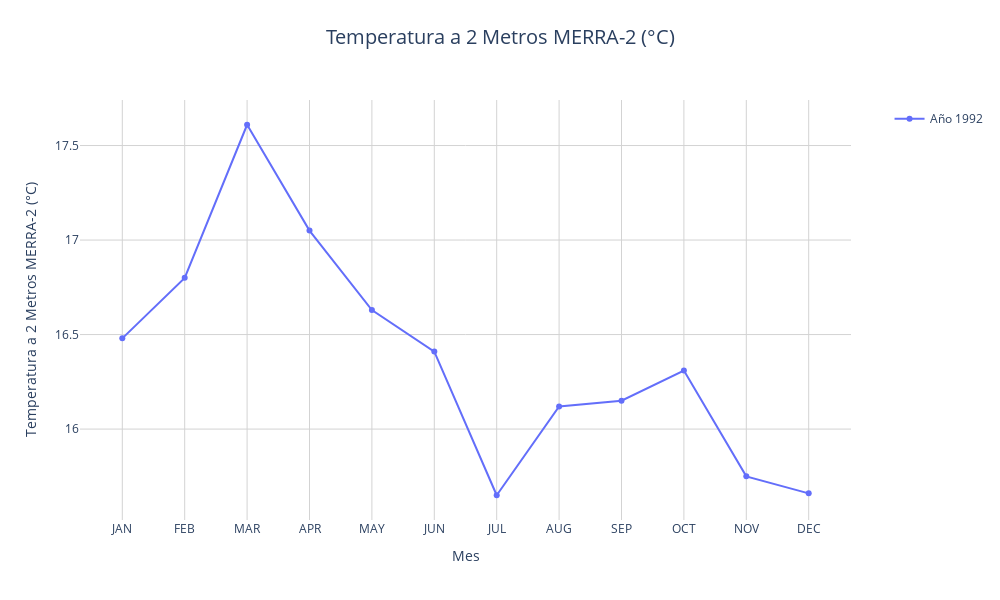

Source (notebook cell):
### Markdown cell above
# Analisis de las diferentes Vairables climatologicas en Cali desde 1990 a 2022
## Analisis de la radiacion solar
En esta celda se debe explicar sobre la radiacion solar, creo?

### Code cell
import pandas as pd
import plotly.graph_objects as go
import ipywidgets as widgets
from IPython.display import display, clear_output

# Cargar datos
df = pd.read_csv('./clima-parameters.csv')

name_map = {
    'PS': 'Presión en Superficie MERRA-2 (kPa)',
    'TS': 'Temperatura de la Superficie de la Tierra MERRA-2 (°C)',
    'T2M': 'Temperatura a 2 Metros MERRA-2 (°C)',
    'QV2M': 'Humedad Específica a 2 Metros MERRA-2 (g/kg)',
    'RH2M': 'Humedad Relativa a 2 Metros MERRA-2 (%)',
    'WS2M': 'Velocidad del Viento a 2 Metros MERRA-2 (m/s)',
    'T2M_MAX': 'Temperatura Máxima a 2 Metros MERRA-2 (°C)',
    'T2M_MIN': 'Temperatura Mínima a 2 Metros MERRA-2 (°C)',
    'WS2M_MAX': 'Velocidad Máxima del Viento a 2 Metros MERRA-2 (m/s)',
    'WS2M_MIN': 'Velocidad Mínima del Viento a 2 Metros MERRA-2 (m/s)',
    'T2M_RANGE': 'Rango de Temperatura a 2 Metros MERRA-2 (°C)',
    'WS2M_RANGE': 'Rango de Velocidad del Viento a 2 Metros MERRA-2 (m/s)',
    'PRECTOTCORR': 'Precipitación Corregida MERRA-2 (mm/día)',
    'ALLSKY_SRF_ALB': 'Albedo Superficial Todo el Cielo CERES SYN1deg (adimensional)',
    'PRECTOTCORR_SUM': 'Suma de Precipitación Corregida MERRA-2 (mm)',
    'ALLSKY_SFC_LW_DWN': 'Irradiancia de Longitud de Onda Larga Todo el Cielo en Superficie CERES SYN1deg (W/m²)',
    'ALLSKY_SFC_SW_DNI': 'Irradiancia Directa Normal de Onda Corta Todo el Cielo en Superficie CERES SYN1deg (MJ/m²/día)',
    'ALLSKY_SFC_SW_DWN': 'Irradiancia de Onda Corta Todo el Cielo en Superficie CERES SYN1deg (MJ/m²/día)',
    'CLRSKY_SFC_SW_DWN': 'Irradiancia de Onda Corta en Cielo Despejado en Superficie CERES SYN1deg (MJ/m²/día)',
    'ALLSKY_SFC_SW_DIFF': 'Irradiancia Difusa de Onda Corta Todo el Cielo en Superficie CERES SYN1deg (MJ/m²/día)'
}

df['PARAMETER'] = df['PARAMETER'].replace(name_map)

# Crear diccionario de categorías
categorias = {
    'Temperatura': [
        'Temperatura de la Superficie de la Tierra MERRA-2 (°C)',
        'Temperatura a 2 Metros MERRA-2 (°C)',
        'Temperatura Máxima a 2 Metros MERRA-2 (°C)',
        'Temperatura Mínima a 2 Metros MERRA-2 (°C)',
        'Rango de Temperatura a 2 Metros MERRA-2 (°C)'
    ],
    'Viento': [
        'Velocidad del Viento a 2 Metros MERRA-2 (m/s)',
        'Velocidad Máxima del Viento a 2 Metros MERRA-2 (m/s)',
        'Velocidad Mínima del Viento a 2 Metros MERRA-2 (m/s)',
        'Rango de Velocidad del Viento a 2 Metros MERRA-2 (m/s)'
    ],
    'Humedad': [
        'Humedad Específica a 2 Metros MERRA-2 (g/kg)',
        'Humedad Relativa a 2 Metros MERRA-2 (%)'
    ],
    'Precipitación': [
        'Precipitación Corregida MERRA-2 (mm/día)',
        'Suma de Precipitación Corregida MERRA-2 (mm)'
    ],
    'Radiación Solar': [
        'Irradiancia de Longitud de Onda Larga Todo el Cielo en Superficie CERES SYN1deg (W/m²)',
        'Irradiancia Directa Normal de Onda Corta Todo el Cielo en Superficie CERES SYN1deg (MJ/m²/día)',
        'Irradiancia de Onda Corta Todo el Cielo en Superficie CERES SYN1deg (MJ/m²/día)',
        'Irradiancia de Onda Corta en Cielo Despejado en Superficie CERES SYN1deg (MJ/m²/día)',
        'Irradiancia Difusa de Onda Corta Todo el Cielo en Superficie CERES SYN1deg (MJ/m²/día)'
    ]
}

años_disponibles = sorted(df['YEAR'].unique())

# Función para actualizar el widget de parámetros basado en la categoría
def actualizar_parametros(change):
    categoria = categoria_widget.value
    parametros_widget.options = categorias[categoria]

# main visualization
def visualizar_radiacion_solar(change):
    # Obtener valores de los widgets
    parametro = parametros_widget.value
    años = años_widget.value
    # Limpiar la salida anterior
    clear_output(wait=True)
    # Mostrar los widgets de nuevo
    display(widget_layout)
    
    # meses
    meses = ['JAN', 'FEB', 'MAR', 'APR', 'MAY', 'JUN', 'JUL', 'AUG', 'SEP', 'OCT', 'NOV', 'DEC']
    
    # Crear figura
    fig = go.Figure()
    
    # Agregar una línea para cada año seleccionado
    for year in años:
        data_year = df[(df['YEAR'] == year) & (df['PARAMETER'] == parametro)]
        if not data_year.empty:
            valores = data_year[meses].values.flatten()
            
            fig.add_trace(go.Scatter(
                x=meses,
                y=valores,
                mode='lines+markers',
                name=f'Año {year}',
                hovertemplate="Mes: %{x}<br>" +
                            "Valor: %{y:.2f}<br>" +
                            f"Año: {year}<br>" +
                            "<extra></extra>"
            ))
    
    # Actualizar el diseño del gráfico
    fig.update_layout(
        title={
            'text': f'{parametro}',
            'y':0.95,
            'x':0.5,
            'xanchor': 'center',
            'yanchor': 'top',
            'font': dict(size=20)
        },
        xaxis_title="Mes",
        yaxis_title=f"{parametro}",
        hovermode='x unified',
        template='plotly_white',
        height=600,
        width=1000,
        legend=dict(
            yanchor="top",
            y=0.99,
            xanchor="left",
            x=1.05
        ),
        showlegend=True
    )
    
    # Agregar grid
    fig.update_xaxes(showgrid=True, gridwidth=1, gridcolor='LightGray')
    fig.update_yaxes(showgrid=True, gridwidth=1, gridcolor='LightGray')
    
    # Mostrar el gráfico
    display(fig)
    
# Crear widgets
categoria_widget = widgets.Dropdown(
    options=list(categorias.keys()),
    description='Categoría:',
    style={'description_width': 'initial'},
    layout={'width': 'auto'}
)

parametros_widget = widgets.Dropdown(
    description='Parámetro:',
    style={'description_width': 'initial'},
    layout={'width': 'auto'}
)

años_widget = widgets.SelectMultiple(
    options=años_disponibles,
    description='Años:',
    style={'description_width': 'initial'},
    layout={'width': 'auto'}
)

# Agregar observadores a los widgets
categoria_widget.observe(actualizar_parametros, names='value')
parametros_widget.observe(visualizar_radiacion_solar, names='value')
años_widget.observe(visualizar_radiacion_solar, names='value')

# Inicializar el widget de parámetros con la primera categoría
actualizar_parametros(None)

# Crear layout de widgets
widget_layout = widgets.VBox([
    widgets.HBox([categoria_widget, parametros_widget, años_widget])
])

# Mostrar solo los widgets inicialmente
display(widget_layout)

### Figure 1 — Plotly figure (JSON) as saved in the notebook; plotly's stock layout.template omitted (floating-point values rounded to 4 significant figures)
{"data": [{"hovertemplate": "Mes: %{x}<br>Valor: %{y:.2f}<br>Año: 1992<br><extra></extra>", "mode": "lines+markers", "name": "Año 1992", "type": "scatter", "x": ["JAN", "FEB", "MAR", "APR", "MAY", "JUN", "JUL", "AUG", "SEP", "OCT", "NOV", "DEC"], "y": [16.48, 16.8, 17.61, 17.05, 16.63, 16.41, 15.65, 16.12, 16.15, 16.31, 15.75, 15.66]}], "layout": {"height": 600, "hovermode": "x unified", "legend": {"x": 1.05, "xanchor": "left", "y": 0.99, "yanchor": "top"}, "showlegend": true, "title": {"font": {"size": 20}, "text": "Temperatura a 2 Metros MERRA-2 (°C)", "x": 0.5, "xanchor": "center", "y": 0.95, "yanchor": "top"}, "width": 1000, "xaxis": {"gridcolor": "LightGray", "gridwidth": 1, "showgrid": true, "title": {"text": "Mes"}}, "yaxis": {"gridcolor": "LightGray", "gridwidth": 1, "showgrid": true, "title": {"text": "Temperatura a 2 Metros MERRA-2 (°C)"}}}}
